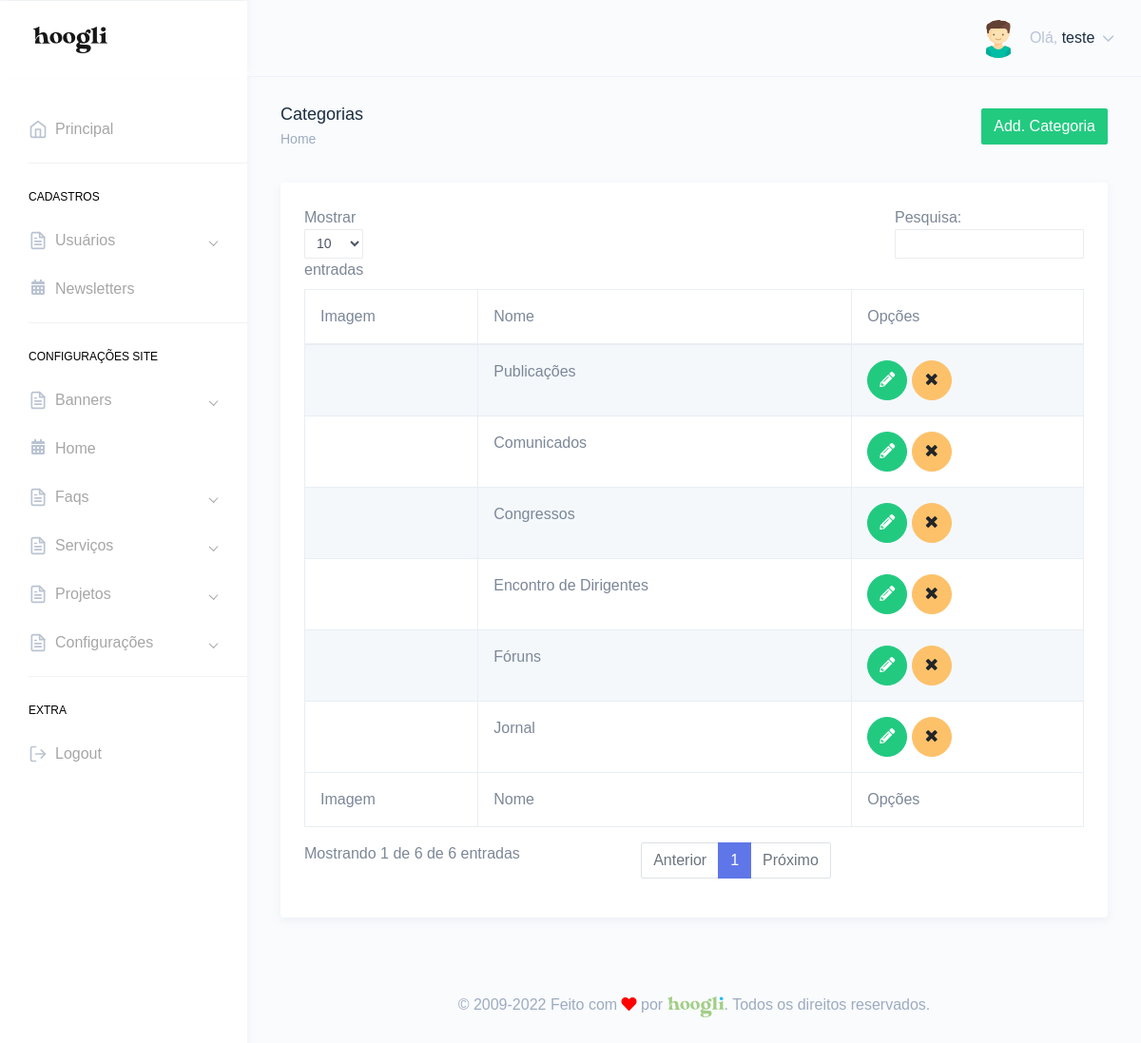
Page /painel/categorias-publicacoes.php (signed in) on the committed database.
### tables this page shows
CREATE TABLE `tbl_usuarios` (
  `id` int(11) NOT NULL,
  `nome` varchar(250) DEFAULT NULL,
  `email` varchar(250) DEFAULT NULL,
  `telefone` varchar(250) DEFAULT NULL,
  `endereco` varchar(250) DEFAULT NULL,
  `cpf` varchar(100) DEFAULT NULL,
  `login` varchar(100) DEFAULT NULL,
  `senha` varchar(100) DEFAULT NULL,
  `foto` varchar(250) DEFAULT NULL,
  `id_cargo` int(11) DEFAULT NULL,
  `sexo` varchar(2) DEFAULT NULL,
  `perm_cad_usuario` varchar(2) DEFAULT NULL,
  `perm_relatorio` varchar(2) DEFAULT NULL,
  `perm_add_usuario` varchar(2) DEFAULT NULL,
  `perm_edit_usuario` varchar(2) DEFAULT NULL,
  `perm_del_usuario` varchar(2) DEFAULT NULL,
  `perm_cad_contato` varchar(2) DEFAULT NULL,
  `perm_edit_contato` varchar(2) DEFAULT NULL,
  `perm_del_contato` varchar(2) DEFAULT NULL,
  `perm_edit_contato_nf` varchar(3) DEFAULT NULL,
  `perm_pag_principal_rm` varchar(2) DEFAULT NULL,
  `perm_pag_principal_uc` varchar(2) DEFAULT NULL,
  `admin_geral` varchar(2) DEFAULT NULL,
  `data_frase` date DEFAULT NULL,
  `id_frase` int(11) DEFAULT NULL,
  `frase_lida` varchar(2) DEFAULT NULL
);

CREATE TABLE `tbl_categoria_publicacao` (
  `id` int(11) NOT NULL,
  `nome` varchar(250) DEFAULT NULL,
  `foto` varchar(250) DEFAULT NULL,
  `url_amigavel` varchar(250) DEFAULT NULL
);

### Connection/con-pdo.php (called while the page is built, shortened)
<?php
$conInstanciada = '';
if(empty($conInstanciada)) {
	class Conexao {
		private static $pdo;
		public static function getInstance() {
		if (!isset(self::$pdo)) {
		 try {
		  $opcoes = array(PDO::MYSQL_ATTR_INIT_COMMAND => 'SET NAMES utf8', PDO::ATTR_PERSISTENT => TRUE);
		  self::$pdo = new PDO("mysql:host=" . HOST . "; dbname=" . DBNAME . "; charset=" . CHARSET . ";", USER, PASSWORD, $opcoes);
		  self::$pdo->setAttribute(PDO::ATTR_ERRMODE, PDO::ERRMODE_EXCEPTION);
		 } catch (PDOException $e) {
		  print "Erro: " . $e->getMessage();
		 }
		}
		return self::$pdo;
		}
	}
}

### Class/acesso.class.php (called while the page is built, shortened)
<?php
$AcessoInstanciada = '';
if(empty($AcessoInstanciada)) {
	if(file_exists('Connection/conexao.php')) {
		require_once('Connection/con-pdo.php');
		require_once('funcoes.php');
	} else {
		require_once('../Connection/con-pdo.php');
		require_once('../funcoes.php');
	}
	class Acesso {
		private $pdo = null;
		private static $Acesso = null;
		private function __construct($conexao){
			$this->pdo = $conexao;
		}
		public static function getInstance($conexao){
			if (!isset(self::$Acesso)):
				self::$Acesso = new Acesso($conexao);
			endif;
			return self::$Acesso;
		}
		function rsDados($id='', $idCargo='', $orderBy='', $limite='') {
			$sqlLimite = '';
			$sqlOrdem = '';
			$sql = '';
			$nCampos = 0;
			if(!empty($id)) {
				$sql .= " and id = ?";
				$nCampos++;
				$campo[$nCampos] = $id;
			}
			try{
				$sql = "SELECT * FROM tbl_usuarios where 1=1 $sql $sqlOrdem $sqlLimite";
				$stm = $this->pdo->prepare($sql);
				for($i=1; $i<=$nCampos; $i++) {
					$stm->bindValue($i, $campo[$i]);
				}
				$stm->execute();
				$rsDados = $stm->fetchAll(PDO::FETCH_OBJ);
				if($id <> '' or $limite == 1) {
					return($rsDados[0]);
				} else {
					return($rsDados);
				}
			} catch(PDOException $erro){
				echo $erro->getMessage();
			}
		}
	}
}

### painel/verifica.php (called while the page is built, shortened)
<?php
include "../Class/acesso.class.php";
$verificaRestrito = Acesso::getInstance(Conexao::getInstance());
include "../Class/categorias.class.php";
$categorias = Categorias::getInstance(Conexao::getInstance());
$verificaRestrito->restritoAdmin();
$dadosUsuarioLogado = $verificaRestrito->rsDados($_SESSION['dadosLogado']->id);
?>

### funcoes.php (called while the page is built, shortened)
<?php
  function icone_genero($genero) {
    switch ($genero) {
      case "M": return "assets/images/avatars/boy.svg"; break;
    }
  }
?>

### Class/categorias.class.php (called while the page is built, shortened)
<?php
$CategoriasInstanciada = '';
if(empty($CategoriasInstanciada)) {
	if(file_exists('Connection/conexao.php')) {
		require_once('Connection/con-pdo.php');
		require_once('funcoes.php');
	} else {
		require_once('../Connection/con-pdo.php');
		require_once('../funcoes.php');
	}
	class Categorias {
		private $pdo = null;
		private static $Categorias = null;
		private function __construct($conexao){
			$this->pdo = $conexao;
		}
		public static function getInstance($conexao){
			if (!isset(self::$Categorias)):
				self::$Categorias = new Categorias($conexao);
			endif;
			return self::$Categorias;
		}
			function rsDadosCatPublicacao($id='', $orderBy='', $limite='', $url_amigavel='') {
			$nCampos = 0;
			$sql = '';
			$sqlOrdem = '';
			$sqlLimite = '';
			try{
				$sql = "SELECT * FROM tbl_categoria_publicacao where 1=1 $sql $sqlOrdem $sqlLimite";
				$stm = $this->pdo->prepare($sql);
				for($i=1; $i<=$nCampos; $i++) {
					$stm->bindValue($i, $campo[$i]);
				}
				$stm->execute();
				$rsDados = $stm->fetchAll(PDO::FETCH_OBJ);
				if($id <> '' or $limite == 1) {
					return($rsDados[0]);
				} else {
					return($rsDados);
				}
			} catch(PDOException $erro){
				echo $erro->getMessage();
			}
		}
	}
}

### painel/categorias-publicacoes.php (the view, shortened to what this page needs)
<?php include "verifica.php";
$puxaCategorias = $categorias->rsDadosCatPublicacao();
?>
<!DOCTYPE html>
<html dir="ltr" lang="pt-br">
<head>
    <link href="dist/css/style.min.css" rel="stylesheet">
</head>
<body>
    <div id="main-wrapper" data-theme="light" data-layout="vertical" data-navbarbg="skin6" data-sidebartype="full" data-sidebar-position="fixed" data-header-position="fixed" data-boxed-layout="full">
      <?php include "header.php";?>
       <?php include "inc-menu-lateral.php";?>
        <div class="page-wrapper">
            <div class="page-breadcrumb">
                <div class="row">
                    <div class="col-7 align-self-center">
                        <h4 class="page-title text-truncate text-dark font-weight-medium mb-1">Categorias</h4>
                        <div class="d-flex align-items-center">
                            <nav aria-label="breadcrumb">
                                <ol class="breadcrumb m-0 p-0">
                                    <li class="breadcrumb-item"><a href="." class="text-muted">Home</a></li>
                                </ol>
                            </nav>
                        </div>
                    </div>
                    <div class="col-5 align-self-center">
                        <a href="add-categoria-publicacao.php" class="btn btn-success float-right">Add. Categoria</a>
                    </div>
                </div>
            </div>
            <div class="container-fluid">
                <div class="row">
                    <div class="col-12">
                        <div class="card">
                            <div class="card-body">
                                <div class="table-responsive">
                                    <table id="zero_config" class="table table-striped table-bordered no-wrap">
                                        <thead>
                                            <tr>
                                                <th>Imagem</th>
                                                <th>Nome</th>
                                                <th>Opções</th>
                                            </tr>
                                        </thead>
                                        <tbody>
                                            <?php
                                            if(count($puxaCategorias) > 0){
                                            foreach($puxaCategorias as $categoria){?>
                                            <tr>
                                                <td>
                                                    </td>
                                                <td><?php echo $categoria->nome;?></td>
                                                <td>
                                                    <a href="editar-categoria-publicacao.php?id=<?php echo $categoria->id;?>" class="btn btn-success btn-circle"><i class="fas fa-pencil-alt"></i></a>
                                                    <a href="categorias-publicacoes.php?id=<?php echo $categoria->id;?>&acao=excluirCategoriaPublicacao" class="btn btn-warning btn-circle"><i class="fa fa-times"></i></a>
                                                </td>
                                            </tr>
                                            <?php } }?>
                                        </tbody>
                                        <tfoot>
                                            <tr>
                                                <th>Imagem</th>
                                                <th>Nome</th>
                                                <th>Opções</th>
                                            </tr>
                                        </tfoot>
                                    </table>
                                </div>
                            </div>
                        </div>
                    </div>
                </div>
            </div>
        <?php include "footer.php";?>
        </div>
    </div>
</body>
</html>

### painel/header.php (shortened to what this page needs)
<header class="topbar" data-navbarbg="skin6">
            <nav class="navbar top-navbar navbar-expand-md">
                <div class="navbar-header" data-logobg="skin6">
                    <div class="navbar-brand">
                        <a href=".">
                            <span class="logo-text">
                                <img src="assets/images/hoogli_logo.png" alt="homepage" class="dark-logo" />
                            </span>
                        </a>
                    </div>
                </div>
                <div class="navbar-collapse collapse" id="navbarSupportedContent">
                    <ul class="navbar-nav float-right">
                        <li class="nav-item dropdown">
                            <a class="nav-link dropdown-toggle" href="javascript:void(0)" data-toggle="dropdown"
                                aria-haspopup="true" aria-expanded="false">
                                <?php if(!empty($dadosUsuarioLogado->foto)){?>
                                <img src="../img/<?php echo $dadosUsuarioLogado->foto;?>" alt="<?php echo $dadosUsuarioLogado->nome;?>" class="rounded-circle" width="40">
                                <?php }else{?>
                                <img src="<?php echo icone_genero($dadosUsuarioLogado->sexo);?>" alt="<?php echo $dadosUsuarioLogado->nome;?>" class="rounded-circle" width="40">
                                <?php }?>
                                <span class="ml-2 d-none d-lg-inline-block"><span>Olá,</span> <span
                                        class="text-dark"><?php echo $dadosUsuarioLogado->nome;?></span> <i data-feather="chevron-down"
                                        class="svg-icon"></i></span>
                            </a>
                        </li>
                    </ul>
                </div>
            </nav>
        </header>

### rows in the picture
tbl_usuarios: nome "teste"
tbl_categoria_publicacao: nome "Publicações"
tbl_categoria_publicacao: nome "Comunicados"
tbl_categoria_publicacao: nome "Congressos"
tbl_categoria_publicacao: nome "Encontro de Dirigentes"
tbl_categoria_publicacao: nome "Fóruns"
tbl_categoria_publicacao: nome "Jornal"
